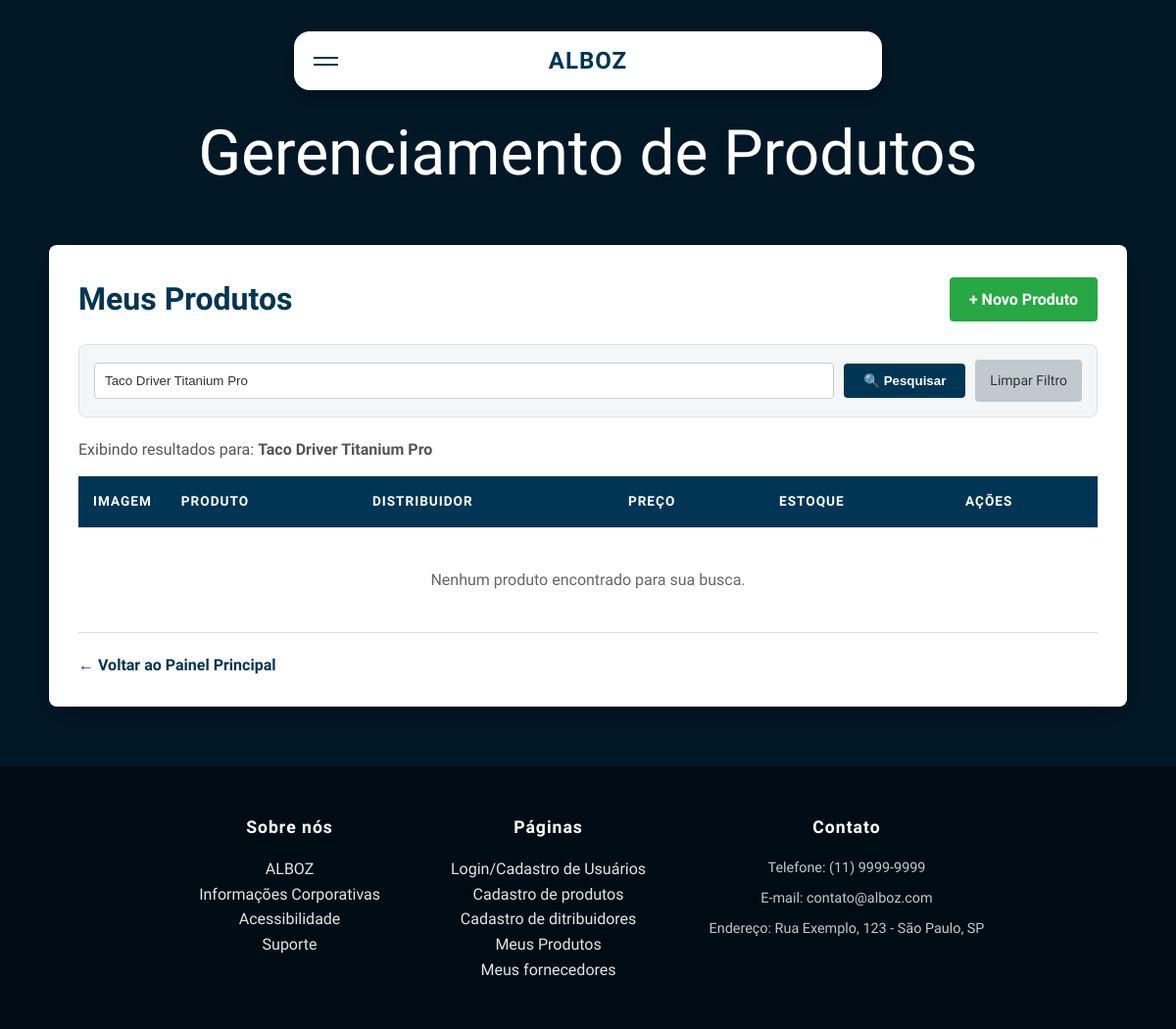
Before: /html_alboz/listar_produtos.php?busca=Taco Driver Titanium Pro (signed in) with the older database file.
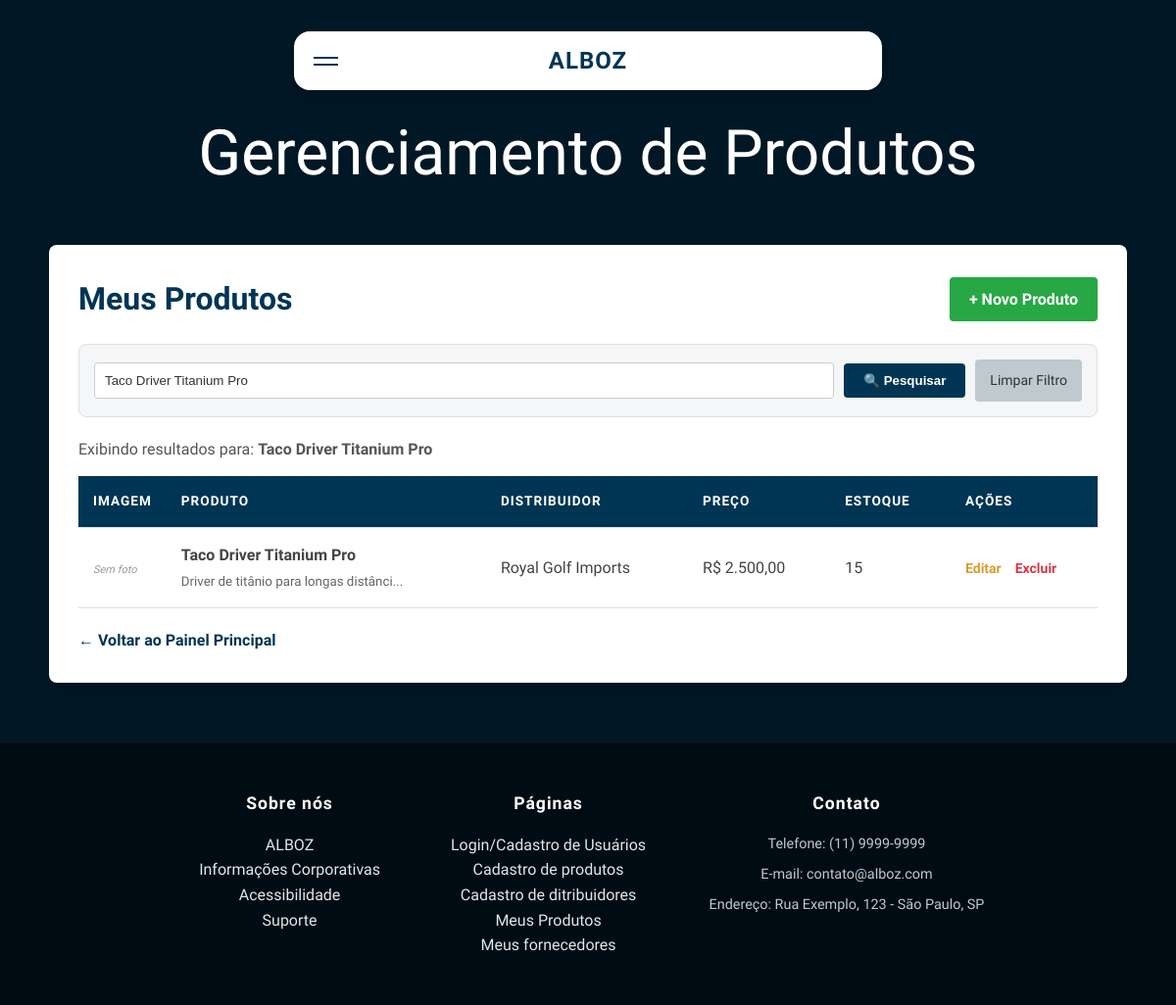
After: the same page with the newer database file.
### tables this page shows
CREATE TABLE produtos (
    id INT PRIMARY KEY AUTO_INCREMENT,
    fornecedor_id INT NOT NULL,          
    
    nome_produto VARCHAR(100) NOT NULL,
    codigo_produto VARCHAR(50),          
    descricao TEXT,
    quantidade_estoque INT DEFAULT 0,
    preco_unitario DECIMAL(10, 2) NOT NULL,
    imagem VARCHAR(255),                 
    
    data_registro TIMESTAMP DEFAULT CURRENT_TIMESTAMP,

    CONSTRAINT fk_fornecedor_produto
    FOREIGN KEY (fornecedor_id) REFERENCES fornecedores(id)
    ON DELETE CASCADE
);

CREATE TABLE fornecedores (
    id INT PRIMARY KEY AUTO_INCREMENT,
    usuario_id INT NOT NULL,             
    
    nome_fornecedor VARCHAR(100) NOT NULL,
    cnpj VARCHAR(20) NOT NULL,
    endereco VARCHAR(255),
    telefone VARCHAR(20),
    email VARCHAR(100),
    observacoes TEXT,
    imagem VARCHAR(255),                 
    
    data_registro TIMESTAMP DEFAULT CURRENT_TIMESTAMP,

    CONSTRAINT fk_usuario_fornecedor
    FOREIGN KEY (usuario_id) REFERENCES usuarios(id)
    ON DELETE CASCADE
);

### html_alboz/listar_produtos.php (the view, shortened to what the changed rows need)
<?php
include('conexao.php');
$usuario_id = $_SESSION['id'];
$busca = "";
$filtro_sql = "";
if (isset($_GET['busca']) && !empty($_GET['busca'])) {
    $busca = $mysqli->real_escape_string($_GET['busca']);
    $filtro_sql = " AND (p.nome_produto LIKE '%$busca%' OR p.descricao LIKE '%$busca%')";
}
$sql_listagem = "SELECT p.*, f.nome_fornecedor
                 FROM produtos p
                 JOIN fornecedores f ON p.fornecedor_id = f.id
                 WHERE f.usuario_id = '$usuario_id'
                 $filtro_sql
                 ORDER BY p.id DESC";
$produtos = $mysqli->query($sql_listagem);
?>
<!DOCTYPE html>
<html lang="pt-br">
<head>
</head>
<body class="body">
    <div class="container">
        <div style="display:flex; justify-content:space-between; align-items:center; margin-bottom:20px; flex-wrap:wrap; gap:10px;">
            <h2>Meus Produtos</h2>
        </div>
        <table>
            <thead>
                <tr>
                    <th style="width: 80px;">Imagem</th>
                    <th>Produto</th>
                    <th>Distribuidor</th>
                    <th>Preço</th>
                    <th>Estoque</th>
                    <th style="width: 150px;">Ações</th>
                </tr>
            </thead>
            <tbody>
                <?php if ($produtos->num_rows > 0): ?>
                    <?php while ($row = $produtos->fetch_assoc()): ?>
                        <tr>
                            <td data-label="Imagem">
                                <?php
                                if (!empty($row['imagem']) && file_exists($row['imagem'])) {
                                    echo "<img src='" . $row['imagem'] . "' class='img-thumb'>";
                                } else {
                                    echo "<span class='no-img'>Sem foto</span>";
                                }
                                ?>
                            </td>
                            <td data-label="Produto">
                                <strong><?php echo $row['nome_produto']; ?></strong>
                                <?php if (!empty($row['descricao'])): ?>
                                    <br><small style="color:#666;"><?php echo substr($row['descricao'], 0, 40) . '...'; ?></small>
                                <?php endif; ?>
                            </td>
                            <td data-label="Distribuidor"><?php echo $row['nome_fornecedor']; ?></td>
                            <td data-label="Preço">R$ <?php echo number_format($row['preco_unitario'], 2, ',', '.'); ?></td>
                            <td data-label="Estoque">
                                <?php
                                echo $row['quantidade_estoque'];
                                ?>
                            </td>
                            <td class="acoes" data-label="Ações">
                                <a href="cadastrar_produto.php?edit_id=<?php echo $row['id']; ?>" class="btn-edit">Editar</a>
                                <a href="?delete_id=<?php echo $row['id']; ?>" class="btn-delete" onclick="return confirm('Tem certeza?')">Excluir</a>
                            </td>
                        </tr>
                    <?php endwhile; ?>
                <?php else: ?>
                    <tr>
                        <td colspan="6" style="text-align:center; padding:40px; color:#666;">
                            <?php if (!empty($busca)): ?>
                                Nenhum produto encontrado para sua busca.
                            <?php else: ?>
                                Nenhum produto cadastrado. <a href="cadastrar_produto.php" style="color:var(--card); font-weight:bold;">Cadastrar Agora</a>
                            <?php endif; ?>
                        </td>
                    </tr>
                <?php endif; ?>
            </tbody>
        </table>
    </div>
</body>
</html>

Changed rows visible on the page:
added produtos: shows "Sem foto", nome_produto "Taco Driver Titanium Pro", descricao "Driver de titânio para longas distânci", fornecedor.nome_fornecedor "Royal Golf Imports", preco_unitario "2.500,00", quantidade_estoque "15"
Other visible differences:
text no longer shown: "Nenhum produto encontrado para sua busca."
